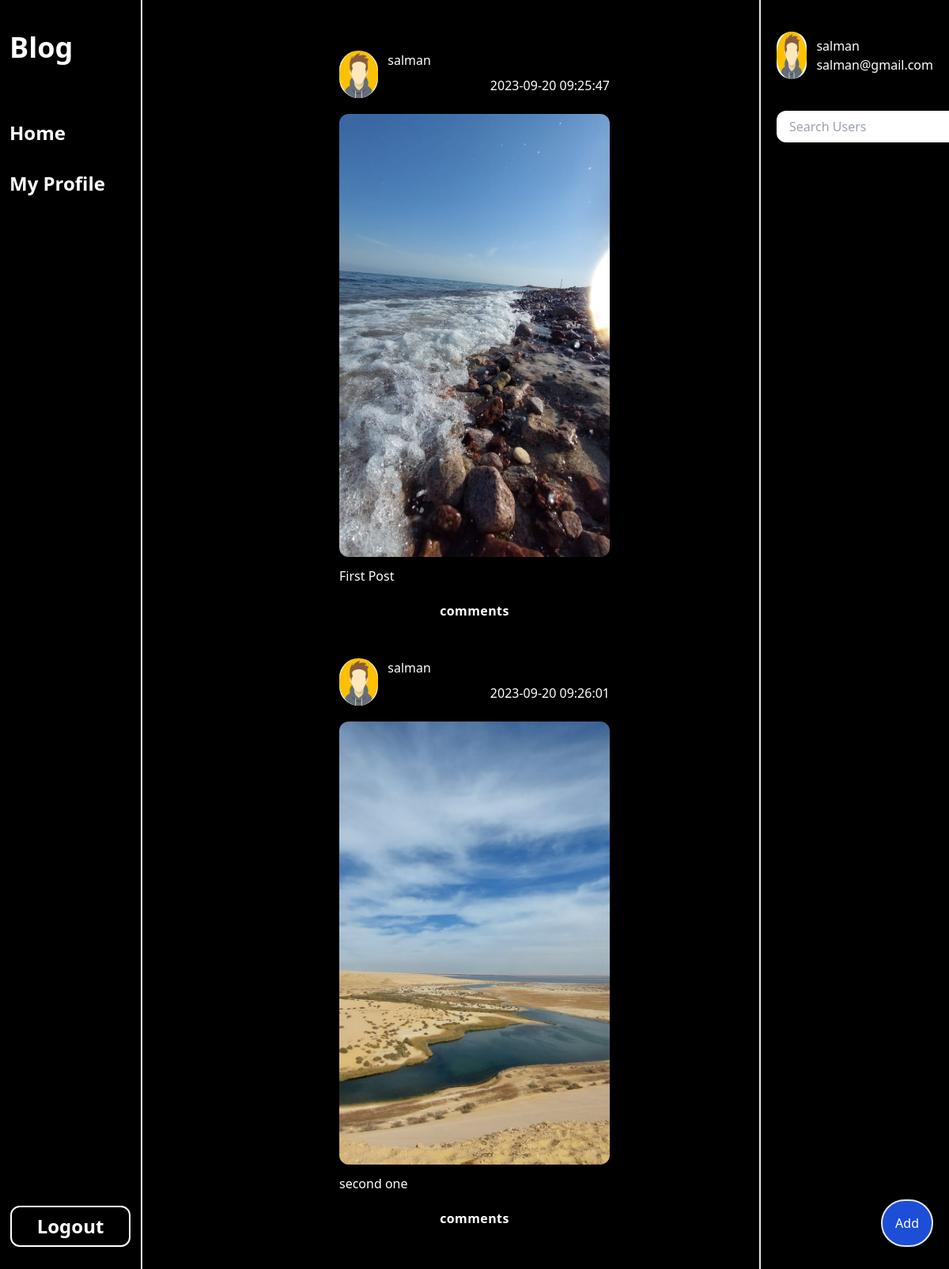
Screenshot of /posts (signed in) with the database file from the repository.
### tables this page shows
CREATE TABLE posts(
        id INTEGER PRIMARY KEY AUTOINCREMENT,
        Caption TEXT NOT NULL,
        imageurl TEXT NOT NULL,
        timestamp TIMESTAMP DEFAULT CURRENT_TIMESTAMP,
        userid INTEGER NOT NULL,
        FOREIGN KEY (userid) REFERENCES users (id)
        );

CREATE TABLE users (
            id INTEGER PRIMARY KEY AUTOINCREMENT,
            username TEXT NOT NULL UNIQUE,    
            Email TEXT NOT NULL UNIQUE ,
            password TEXT NOT NULL,
            imageurl TEXT NOT NULL           
            );

### app.py (the view, shortened to what this page needs)
@app.route("/posts" , methods=["POST" , "GET"])
def posts():
    search=''
    validExt = ["jpeg", "jpg", "png", "gif"]
    if 'username' in  session:
        if request.method == 'POST' and  'search' in request.form:
            search = request.form['search']
        searchedPosts = appDB.searchUsers(connection,search)
        print(searchedPosts)
        x= len(searchedPosts)
        if not x > 0:
            posts = appDB.getAllPosts(connection)
        else:
            posts = searchedPosts
        return render_template('posts.html', posts=posts , username=session['username'] , Userimage=session['image'] , email=session['email'])
    return "Login to enter this page"

### appDB.py (called while the page is built)
def getAllPosts(conn):
    cursor=conn.cursor()
    query = "SELECT users.imageurl, users.username, posts.imageurl, posts.timestamp, posts.Caption , posts.id FROM posts JOIN users ON posts.userid = users.id WHERE posts.userid IS NOT NULL"
    cursor.execute(query)
    return cursor.fetchall()

def searchUsers(conn, username):
    cursor=conn.cursor()
    query = '''SELECT users.imageurl,users.username,posts.imageurl, posts.timestamp, posts.Caption, posts.id,posts.userid
        FROM posts
        JOIN users ON posts.userid = users.id
        WHERE users.username = ?'''
    cursor.execute(query,(username,))
    return cursor.fetchall()

### templates/posts.html (shortened to what this page needs)
<!DOCTYPE html>
<html lang="en">
  <head>
    <link rel="stylesheet" href="/static/css/main.css" />
    <link
      rel="stylesheet"
      href="https://cdnjs.cloudflare.com/ajax/libs/font-awesome/4.7.0/css/font-awesome.min.css"
    />
  </head>
  <body>
    <div class="bg-black flex h-full text-white" id="main">
      <div
        class="h-full fixed left-0 w-[15%] st overflow-hidden flex flex-col items-start font-bold justify-between py-10 px-3 border-e-2"
      >
        <div class="flex flex-col gap-8">
          <h1 class="capitalize text-4xl mb-10">blog</h1>
          <div>
            <a href="/posts" class="text-2xl">Home</a>
          </div>
          <div>
            <a href="/my_profile" class="text-2xl">My Profile</a>
          </div>
        </div>
        <a
          class="text-2xl mx-auto border-2 border-white px-8 py-2 rounded-xl hover:bg-white hover:text-black cursor-pointer"
          href="/logout"
          >Logout</a
        >
      </div>
      <div
        class="w-[65%] mx-auto py-10 flex flex-col items-center justify-center"
        id="posts"
      >
        {%for post in posts%}
        <div class="flex flex-col gap-5 w-[50%] p-6">
          <div class="flex gap-3">
            <div class="w-[60px] h-[60px]">
              <img
                src="{{post[0]}}"
                alt="/"
                class="rounded-full h-full w-full"
              />
            </div>
            <div class="flex flex-col gap-2 w-full">
              <p>{{post[1]}}</p>
              <p class="ms-auto">{{post[3]}}</p>
            </div>
          </div>
          <div class="flex flex-col h-full w-full gap-3 justify-center">
            <a href="{{url_for('postid' , id=post[5])}}">
              <img
                src="{{post[2]}}"
                alt="/"
                class="rounded-xl w-full object-cover h-[35rem]"
              />
            </a>
            <p>{{post[4]}}</p>
          </div>
          <div
            class="cursor-pointer flex justify-center px-10 font-bold tracking-wide"
          >
            <a href="{{url_for('postid' , id=post[5])}}">comments</a>
          </div>
        </div>
        {%endfor%}
      </div>
      <div
        class="h-full fixed right-0 w-[20%] flex flex-col justify-between border-s-2 py-10 px-5"
      >
        <div class="flex flex-col">
          <div class="flex gap-3">
            <div class="w-[60px] h-[60px]">
              <img
                src="{{Userimage}}"
                alt="/"
                class="rounded-full h-full w-full"
              />
            </div>
            <div class="flex flex-col justify-center">
              <p>{{username}}</p>
              <p>{{email}}</p>
            </div>
          </div>
          <div class="mt-10">
            <form method="post" class="flex gap-2">
              <input
                type="text"
                placeholder="Search Users"
                name="search"
                class="py-2 px-4 rounded-xl text-black focus:outline-none"
                autocomplete="off"
              />
            </form>
          </div>
        </div>
        <p
          class="text-right p-4 border-2 bg-blue-700 w-fit ms-auto rounded-full cursor-pointer"
          onclick="addPost()"
        >
          Add
        </p>
      </div>
    </div>
  </body>
</html>

### static/css/main.css (style rules this page uses)
html { line-height: 1.5; -webkit-text-size-adjust: 100%; -moz-tab-size: 4; -o-tab-size: 4; tab-size: 4; font-family: ui-sans-serif, system-ui, -apple-system, BlinkMacSystemFont, "Segoe UI", Roboto, "Helvetica Neue", Arial, "Noto Sans", sans-serif, "Apple Color Emoji", "Segoe UI Emoji", "Segoe UI Symbol", "Noto Color Emoji"; font-feature-settings: normal; font-variation-settings: normal; }
body { margin: 0; line-height: inherit; }
h1, h2, h3, h4, h5, h6 { font-size: inherit; font-weight: inherit; }
a { color: inherit; text-decoration: inherit; }
button, input, optgroup, select, textarea { font-family: inherit; font-feature-settings: inherit; font-variation-settings: inherit; font-size: 100%; font-weight: inherit; line-height: inherit; color: inherit; margin: 0; padding: 0; }
blockquote, dl, dd, h1, h2, h3, h4, h5, h6, hr, figure, p, pre { margin: 0; }
input::placeholder, textarea::placeholder { opacity: 1; color: #9ca3af; }
img, svg, video, canvas, audio, iframe, embed, object { display: block; vertical-align: middle; }
img, video { max-width: 100%; height: auto; }
.fixed { position: fixed; }
.left-0 { left: 0px; }
.right-0 { right: 0px; }
.mx-auto { margin-left: auto; margin-right: auto; }
.mb-10 { margin-bottom: 2.5rem; }
.ms-auto { -webkit-margin-start: auto; margin-inline-start: auto; }
.mt-10 { margin-top: 2.5rem; }
.flex { display: flex; }
.h-\[35rem\] { height: 35rem; }
.h-\[60px\] { height: 60px; }
.h-full { height: 100%; }
.w-\[15\%\] { width: 15%; }
.w-\[20\%\] { width: 20%; }
.w-\[50\%\] { width: 50%; }
.w-\[60px\] { width: 60px; }
.w-\[65\%\] { width: 65%; }
.w-fit { width: -moz-fit-content; width: fit-content; }
.w-full { width: 100%; }
.cursor-pointer { cursor: pointer; }
.flex-col { flex-direction: column; }
.items-start { align-items: flex-start; }
.items-center { align-items: center; }
.justify-center { justify-content: center; }
.justify-between { justify-content: space-between; }
.gap-2 { gap: 0.5rem; }
.gap-3 { gap: 0.75rem; }
.gap-5 { gap: 1.25rem; }
.gap-8 { gap: 2rem; }
.overflow-hidden { overflow: hidden; }
.rounded-full { border-radius: 9999px; }
.rounded-xl { border-radius: 0.75rem; }
.border-2 { border-width: 2px; }
.border-e-2 { border-inline-end-width: 2px; }
.border-s-2 { border-inline-start-width: 2px; }
.border-white { --tw-border-opacity: 1; border-color: rgb(255 255 255 / var(--tw-border-opacity)); }
.bg-black { --tw-bg-opacity: 1; background-color: rgb(0 0 0 / var(--tw-bg-opacity)); }
.bg-blue-700 { --tw-bg-opacity: 1; background-color: rgb(29 78 216 / var(--tw-bg-opacity)); }
.object-cover { -o-object-fit: cover; object-fit: cover; }
.p-4 { padding: 1rem; }
.p-6 { padding: 1.5rem; }
.px-10 { padding-left: 2.5rem; padding-right: 2.5rem; }
.px-3 { padding-left: 0.75rem; padding-right: 0.75rem; }
.px-4 { padding-left: 1rem; padding-right: 1rem; }
.px-5 { padding-left: 1.25rem; padding-right: 1.25rem; }
.px-8 { padding-left: 2rem; padding-right: 2rem; }
.py-10 { padding-top: 2.5rem; padding-bottom: 2.5rem; }
.py-2 { padding-top: 0.5rem; padding-bottom: 0.5rem; }
.text-right { text-align: right; }
.text-2xl { font-size: 1.5rem; line-height: 2rem; }
.text-4xl { font-size: 2.25rem; line-height: 2.5rem; }
.font-bold { font-weight: 700; }
.capitalize { text-transform: capitalize; }
.tracking-wide { letter-spacing: 0.025em; }
.text-black { --tw-text-opacity: 1; color: rgb(0 0 0 / var(--tw-text-opacity)); }
.text-white { --tw-text-opacity: 1; color: rgb(255 255 255 / var(--tw-text-opacity)); }

### rows the page displays
posts: imageurl (placeholder picture), username "salman", timestamp "2023-09-20 09:25:47", imageurl (picture), Caption "First Post"
posts: imageurl (placeholder picture), username "salman", timestamp "2023-09-20 09:26:01", imageurl (picture), Caption "second one"
users: username "salman", Email "salman@gmail.com"
